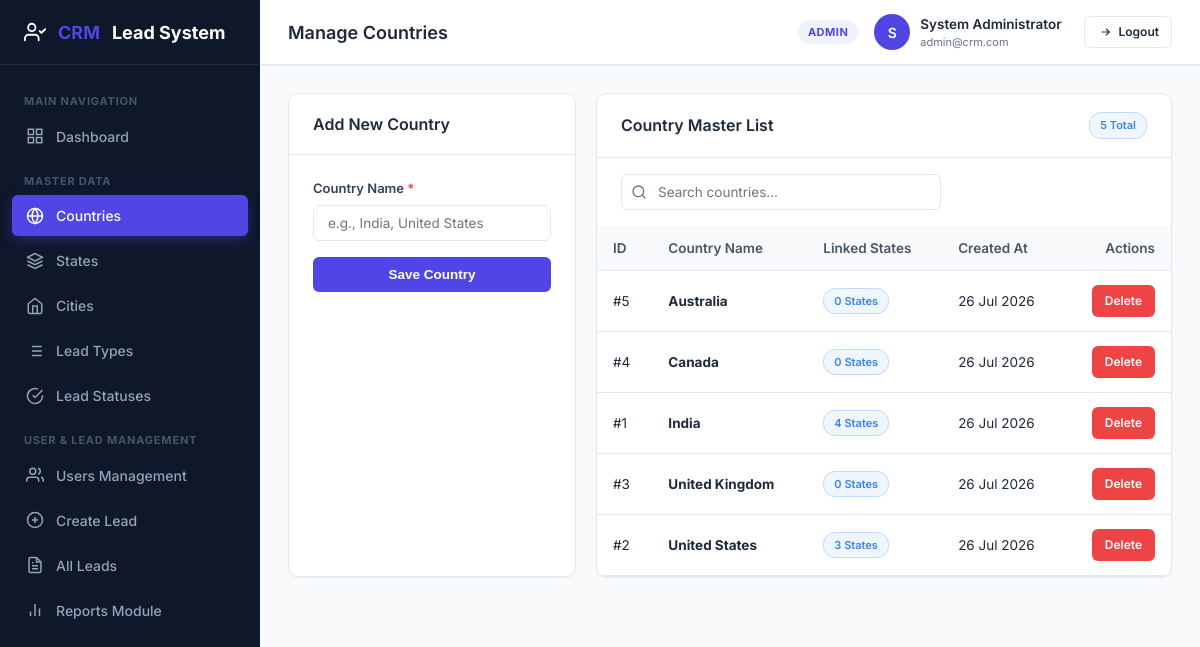
The page /admin/countries.php (signed in) on the database its author committed.
### tables this page shows
CREATE TABLE IF NOT EXISTS `countries` (
    `id` INT AUTO_INCREMENT PRIMARY KEY,
    `country_name` VARCHAR(100) NOT NULL UNIQUE,
    `created_at` DATETIME DEFAULT CURRENT_TIMESTAMP
);

### admin/countries.php (the view, shortened to what this page needs)
<?php
require_once __DIR__ . '/../includes/header.php';
$pdo = getDBConnection();
$countries = $pdo->query("SELECT c.*, COUNT(s.id) AS state_count FROM countries c LEFT JOIN states s ON c.id = s.country_id GROUP BY c.id ORDER BY c.country_name ASC")->fetchAll();
?>
<div class="form-grid" style="grid-template-columns: 1fr 2fr;">
    <div class="card">
        <div class="card-header">
            <h3 class="card-title">Add New Country</h3>
        </div>
        <div class="card-body">
            <form action="" method="POST">
                <div class="form-group">
                    <label class="form-label" for="country_name">Country Name <span class="required">*</span></label>
                    <input type="text" id="country_name" name="country_name" class="form-control" placeholder="e.g., India, United States" required>
                </div>
                <button type="submit" class="btn btn-primary" style="width: 100%;">
                    Save Country
                </button>
            </form>
        </div>
    </div>
    <div class="card">
        <div class="card-header">
            <h3 class="card-title">Country Master List</h3>
            <span class="badge badge-fresh"><?php echo count($countries); ?> Total</span>
        </div>
        <div class="card-body" style="padding: 0;">
            <div class="table-search-bar" style="padding: 16px 24px 0 24px;">
                <div class="search-input-wrap">
                    <svg xmlns="http://www.w3.org/2000/svg" width="16" height="16" viewBox="0 0 24 24" fill="none" stroke="currentColor" stroke-width="2" stroke-linecap="round" stroke-linejoin="round"><circle cx="11" cy="11" r="8"></circle><line x1="21" y1="21" x2="16.65" y2="16.65"></line></svg>
                    <input type="text" id="tableSearchInput" class="form-control" placeholder="Search countries...">
                </div>
            </div>
            <div class="table-responsive">
                <table class="custom-table">
                    <thead>
                        <tr>
                            <th>ID</th>
                            <th>Country Name</th>
                            <th>Linked States</th>
                            <th>Created At</th>
                            <th class="text-right">Actions</th>
                        </tr>
                    </thead>
                    <tbody>
                        <?php if (empty($countries)): ?>
                            <tr><td colspan="5" style="text-align: center; color: var(--text-muted);">No countries found. Add your first country using the form.</td></tr>
                        <?php else: ?>
                            <?php foreach ($countries as $c): ?>
                                <tr>
                                    <td>#<?php echo $c['id']; ?></td>
                                    <td><strong><?php echo htmlspecialchars($c['country_name']); ?></strong></td>
                                    <td><span class="badge badge-fresh"><?php echo $c['state_count']; ?> States</span></td>
                                    <td><?php echo date('d M Y', strtotime($c['created_at'])); ?></td>
                                    <td class="text-right">
                                        <a href="?delete=<?php echo $c['id']; ?>" class="btn btn-sm btn-danger" onclick="return confirm('Are you sure you want to delete this country?');">
                                            Delete
                                        </a>
                                    </td>
                                </tr>
                            <?php endforeach; ?>
                        <?php endif; ?>
                    </tbody>
                </table>
            </div>
        </div>
    </div>
</div>
<?php require_once __DIR__ . '/../includes/footer.php'; ?>

### assets/css/style.css (style rules this page uses)
:root { --primary: #4f46e5; --primary-hover: #4338ca; --primary-light: #eef2ff; --secondary: #64748b; --success: #10b981; --success-light: #ecfdf5; --warning: #f59e0b; --warning-light: #fffbeb; --danger: #ef4444; --danger-light: #fef2f2; --info: #3b82f6; --info-light: #eff6ff; --bg-body: #f8fafc; --bg-card: #ffffff; --border-color: #e2e8f0; --text-main: #1e293b; --text-muted: #64748b; --text-white: #ffffff; --sidebar-bg: #0f172a; --sidebar-text: #94a3b8; --sidebar-active-bg: #1e293b; --sidebar-active-text: #ffffff; --sidebar-width: 260px; --topbar-height: 65px; --radius-sm: 6px; --radius-md: 10px; --radius-lg: 16px; --shadow-sm: 0 1px 2px 0 rgba(0, 0, 0, 0.05); --shadow-md: 0 4px 6px -1px rgba(0, 0, 0, 0.1), 0 2px 4px -1px rgba(0, 0, 0, 0.06); --shadow-lg: 0 10px 15px -3px rgba(0, 0, 0, 0.1), 0 4px 6px -2px rgba(0, 0, 0, 0.05); --transition: all 0.2s ease-in-out; }
* { margin: 0; padding: 0; box-sizing: border-box; }
body { font-family: 'Inter', system-ui, -apple-system, sans-serif; background-color: var(--bg-body); color: var(--text-main); line-height: 1.5; font-size: 14px; -webkit-font-smoothing: antialiased; }
a { color: var(--primary); text-decoration: none; transition: var(--transition); }
.card { background-color: var(--bg-card); border: 1px solid var(--border-color); border-radius: var(--radius-md); box-shadow: var(--shadow-sm); margin-bottom: 28px; overflow: hidden; }
.card-header { padding: 18px 24px; border-bottom: 1px solid var(--border-color); display: flex; align-items: center; justify-content: space-between; background-color: #ffffff; }
.card-title { font-size: 16px; font-weight: 600; color: var(--text-main); }
.card-body { padding: 24px; }
.btn { display: inline-flex; align-items: center; justify-content: center; gap: 8px; padding: 9px 18px; font-size: 13.5px; font-weight: 600; border-radius: var(--radius-sm); border: 1px solid transparent; cursor: pointer; transition: var(--transition); text-decoration: none; }
.btn-sm { padding: 6px 12px; font-size: 12px; }
.btn-primary { background-color: var(--primary); color: #ffffff; }
.btn-danger { background-color: var(--danger); color: #ffffff; }
.badge { display: inline-block; padding: 4px 10px; border-radius: 12px; font-size: 11px; font-weight: 600; }
.badge-fresh { background-color: var(--info-light); color: var(--info); border: 1px solid #bfdbfe; }
.form-grid { display: grid; grid-template-columns: repeat(auto-fit, minmax(280px, 1fr)); gap: 20px; }
.form-group { display: flex; flex-direction: column; gap: 6px; margin-bottom: 16px; }
.form-label { font-size: 13px; font-weight: 600; color: #334155; }
.form-label .required { color: var(--danger); }
.form-control, .form-select { width: 100%; padding: 9px 14px; font-size: 13.5px; font-family: inherit; color: var(--text-main); background-color: #ffffff; border: 1px solid var(--border-color); border-radius: var(--radius-sm); transition: var(--transition); }
.table-responsive { width: 100%; overflow-x: auto; }
.custom-table { width: 100%; border-collapse: collapse; text-align: left; font-size: 13.5px; }
.custom-table th { background-color: #f8fafc; color: #475569; font-weight: 600; padding: 12px 16px; border-bottom: 1px solid var(--border-color); white-space: nowrap; }
.custom-table td { padding: 14px 16px; border-bottom: 1px solid var(--border-color); color: var(--text-main); vertical-align: middle; }
.table-search-bar { display: flex; justify-content: space-between; align-items: center; margin-bottom: 16px; gap: 16px; }
.search-input-wrap { position: relative; max-width: 320px; width: 100%; }
.search-input-wrap input { padding-left: 36px; }
.search-input-wrap svg { position: absolute; left: 10px; top: 50%; transform: translateY(-50%); color: var(--text-muted); }
.text-right { text-align: right; }

### rows shown on the page
countries: id "5", country_name "Australia", state_count "0", created_at "26 Jul 2026"
countries: id "4", country_name "Canada", state_count "0", created_at "26 Jul 2026"
countries: id "1", country_name "India", state_count "4", created_at "26 Jul 2026"
countries: id "3", country_name "United Kingdom", state_count "0", created_at "26 Jul 2026"
countries: id "2", country_name "United States", state_count "3", created_at "26 Jul 2026"

### other values the page prints
$pageTitle "Manage Countries"
$currentUser['role_name'] "ADMIN"
substr($currentUser['name'], 0, 1) "S"
$currentUser['name'] "System Administrator"
$currentUser['email'] "admin@crm.com"
count($countries) "5"
